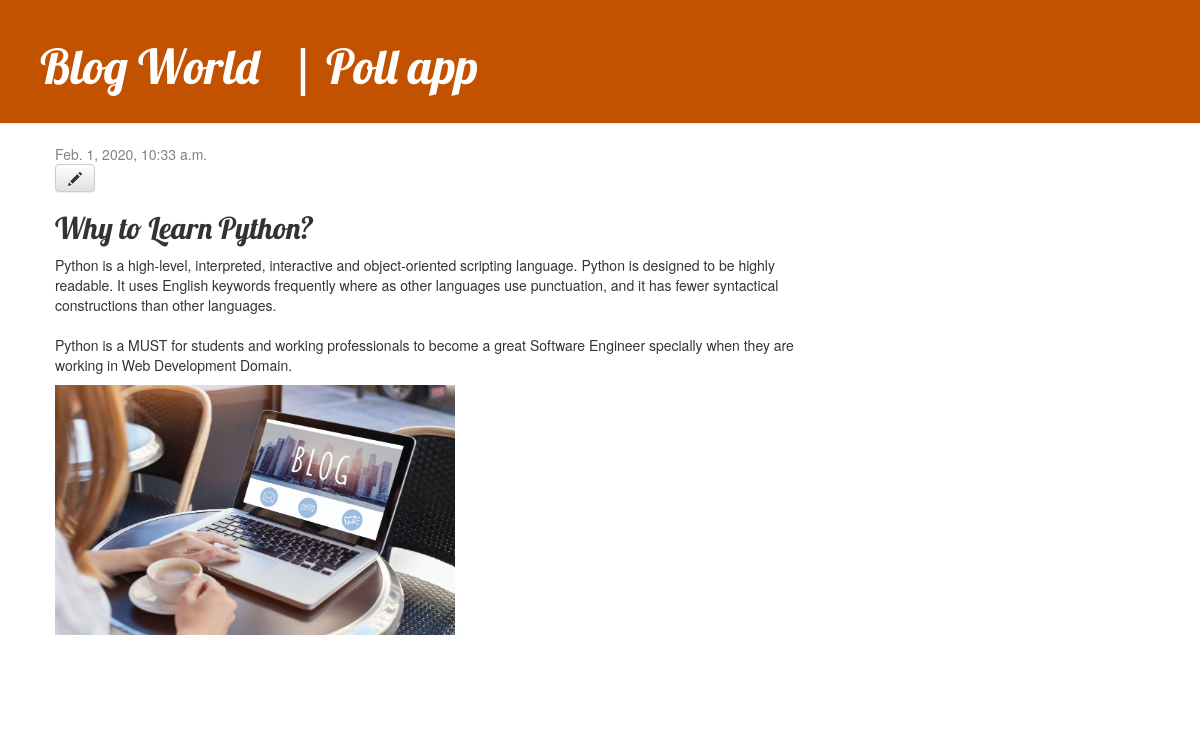
The app's page /blog/post/2/ with its own data.
### blog/models.py (models this page shows, shortened)
class Post(models.Model):
    author = models.ForeignKey(settings.AUTH_USER_MODEL, on_delete=models.CASCADE)
    title = models.CharField(max_length=200)
    text = models.TextField()
    image = models.ImageField(upload_to ='img',null=True)
    created_date = models.DateTimeField(default=timezone.now)
    published_date = models.DateTimeField(blank=True, null=True)

### blog/views.py (the view)
# urls.py: path('post/<int:pk>/', views.post_detail, name='post_detail'),
def post_detail(request, pk):
    post = get_object_or_404(Post, pk=pk)
    return render(request, 'blog/post_detail.html', {'post': post})

### blog/templates/blog/post_detail.html
{% extends 'blog/base.html' %}
{% block content %}
    <div class="post">
        {% if post.published_date %}
            <div class="date">
                {{ post.published_date }}
            </div>
        {% endif %}
        <a class="btn btn-default" href="{% url 'blog:post_edit' pk=post.pk %}"><span class="glyphicon glyphicon-pencil"></span></a>
        <h2>{{ post.title }}</h2>
        <p>{{ post.text|linebreaksbr }}</p>
        <img src="{{ post.image.url}}" height="250" width="400">
    </div>
{% endblock %}

### blog/static/css/blog.css (style rules this page uses)
h1, h2, h3, h4 { font-family: 'Lobster', cursive; }
.date { color: #828282; }
.post { margin-bottom: 70px; }

### records on screen
Post: published_date "Feb. 1, 2020, 10:33 a.m.", title "Why to Learn Python?", text "Python is a high-level, interpreted, interactive and object-oriented scripting language. Python is designed to be highly readable. It uses English keywords frequently where as other languages use punctuation, and it has fewer syntactical constructions than other languages. Python is a MUST for students and working professionals to become a great Software Engineer specially when they are working in Web Development Domain.", image (picture)
